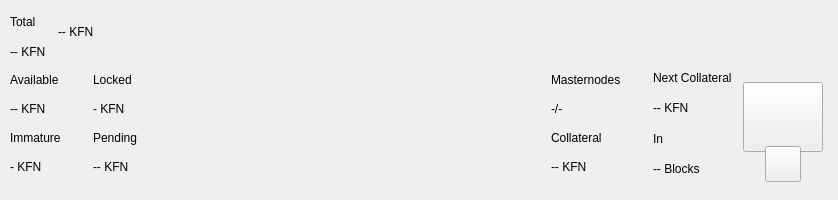
<?xml version="1.0" encoding="UTF-8"?>
<ui version="4.0">
 <class>TopBar</class>
 <widget class="QWidget" name="TopBar">
  <property name="geometry">
   <rect>
    <x>0</x>
    <y>0</y>
    <width>838</width>
    <height>200</height>
   </rect>
  </property>
  <property name="minimumSize">
   <size>
    <width>0</width>
    <height>200</height>
   </size>
  </property>
  <property name="maximumSize">
   <size>
    <width>16777215</width>
    <height>200</height>
   </size>
  </property>
  <property name="windowTitle">
   <string>Form</string>
  </property>
  <layout class="QVBoxLayout" name="verticalLayout_10" stretch="0">
   <property name="spacing">
    <number>0</number>
   </property>
   <property name="leftMargin">
    <number>0</number>
   </property>
   <property name="topMargin">
    <number>0</number>
   </property>
   <property name="rightMargin">
    <number>0</number>
   </property>
   <property name="bottomMargin">
    <number>0</number>
   </property>
   <item>
    <widget class="PFBorderImage" name="containerTop">
     <layout class="QVBoxLayout" name="verticalLayout_11">
      <property name="spacing">
       <number>0</number>
      </property>
      <property name="leftMargin">
       <number>0</number>
      </property>
      <property name="topMargin">
       <number>0</number>
      </property>
      <property name="rightMargin">
       <number>0</number>
      </property>
      <property name="bottomMargin">
       <number>0</number>
      </property>
      <item>
       <widget class="QWidget" name="top_container_2" native="true">
        <property name="minimumSize">
         <size>
          <width>0</width>
          <height>65</height>
         </size>
        </property>
        <layout class="QHBoxLayout" name="top_container">
         <property name="spacing">
          <number>0</number>
         </property>
         <property name="leftMargin">
          <number>10</number>
         </property>
         <property name="topMargin">
          <number>0</number>
         </property>
         <property name="rightMargin">
          <number>10</number>
         </property>
         <property name="bottomMargin">
          <number>0</number>
         </property>
         <item>
          <layout class="QHBoxLayout" name="horizontalLayout_4">
           <property name="spacing">
            <number>12</number>
           </property>
           <property name="rightMargin">
            <number>0</number>
           </property>
           <item>
            <widget class="QWidget" name="widgetAmount" native="true">
             <layout class="QVBoxLayout" name="verticalLayout_2">
              <property name="spacing">
               <number>2</number>
              </property>
              <property name="leftMargin">
               <number>0</number>
              </property>
              <property name="topMargin">
               <number>8</number>
              </property>
              <property name="rightMargin">
               <number>0</number>
              </property>
              <property name="bottomMargin">
               <number>0</number>
              </property>
              <item>
               <widget class="QLabel" name="labelTitle1">
                <property name="text">
                 <string>Total</string>
                </property>
               </widget>
              </item>
              <item>
               <widget class="QLabel" name="labelAmountPiv">
                <property name="text">
                 <string notr="true">-- KFN</string>
                </property>
               </widget>
              </item>
             </layout>
            </widget>
           </item>
           <item alignment="Qt::AlignVCenter">
            <widget class="QWidget" name="widgetTopAmount" native="true">
             <property name="sizePolicy">
              <sizepolicy hsizetype="Preferred" vsizetype="Maximum">
               <horstretch>0</horstretch>
               <verstretch>0</verstretch>
              </sizepolicy>
             </property>
             <layout class="QHBoxLayout" name="horizontalLayout_5">
              <property name="spacing">
               <number>0</number>
              </property>
              <property name="leftMargin">
               <number>0</number>
              </property>
              <property name="topMargin">
               <number>0</number>
              </property>
              <property name="rightMargin">
               <number>0</number>
              </property>
              <property name="bottomMargin">
               <number>0</number>
              </property>
              <item alignment="Qt::AlignTop">
               <widget class="QLabel" name="labelAmountTopPiv">
                <property name="minimumSize">
                 <size>
                  <width>0</width>
                  <height>36</height>
                 </size>
                </property>
                <property name="styleSheet">
                 <string notr="true">padding:0px;margin:0px;</string>
                </property>
                <property name="text">
                 <string notr="true">-- KFN</string>
                </property>
               </widget>
              </item>
             </layout>
            </widget>
           </item>
           <item>
            <spacer name="horizontalSpacer">
             <property name="orientation">
              <enum>Qt::Horizontal</enum>
             </property>
             <property name="sizeHint" stdset="0">
              <size>
               <width>40</width>
               <height>20</height>
              </size>
             </property>
            </spacer>
           </item>
           <item alignment="Qt::AlignRight">
            <widget class="QWidget" name="layoutSync" native="true">
             <property name="minimumSize">
              <size>
               <width>0</width>
               <height>36</height>
              </size>
             </property>
             <property name="maximumSize">
              <size>
               <width>16777215</width>
               <height>36</height>
              </size>
             </property>
             <layout class="QVBoxLayout" name="verticalLayout_9">
              <property name="leftMargin">
               <number>0</number>
              </property>
              <property name="topMargin">
               <number>0</number>
              </property>
              <property name="rightMargin">
               <number>0</number>
              </property>
              <property name="bottomMargin">
               <number>0</number>
              </property>
              <item>
               <widget class="ExpandableButton" name="pushButtonSync" native="true">
                <property name="minimumSize">
                 <size>
                  <width>36</width>
                  <height>36</height>
                 </size>
                </property>
                <property name="maximumSize">
                 <size>
                  <width>16777215</width>
                  <height>36</height>
                 </size>
                </property>
               </widget>
              </item>
             </layout>
            </widget>
           </item>
           <item>
            <widget class="ExpandableButton" name="pushButtonHDUpgrade" native="true">
             <property name="minimumSize">
              <size>
               <width>36</width>
               <height>36</height>
              </size>
             </property>
             <property name="maximumSize">
              <size>
               <width>16777215</width>
               <height>36</height>
              </size>
             </property>
            </widget>
           </item>
           <item>
            <widget class="ExpandableButton" name="pushButtonStack" native="true">
             <property name="minimumSize">
              <size>
               <width>36</width>
               <height>36</height>
              </size>
             </property>
             <property name="maximumSize">
              <size>
               <width>16777215</width>
               <height>36</height>
              </size>
             </property>
            </widget>
           </item>
           <item>
            <widget class="ExpandableButton" name="pushButtonConf" native="true">
             <property name="minimumSize">
              <size>
               <width>36</width>
               <height>36</height>
              </size>
             </property>
             <property name="maximumSize">
              <size>
               <width>16777215</width>
               <height>36</height>
              </size>
             </property>
            </widget>
           </item>
           <item>
            <widget class="ExpandableButton" name="pushButtonMasternodes" native="true">
             <property name="minimumSize">
              <size>
               <width>36</width>
               <height>36</height>
              </size>
             </property>
             <property name="maximumSize">
              <size>
               <width>16777215</width>
               <height>36</height>
              </size>
             </property>
            </widget>
           </item>
           <item>
            <widget class="ExpandableButton" name="pushButtonConsole" native="true">
             <property name="minimumSize">
              <size>
               <width>36</width>
               <height>36</height>
              </size>
             </property>
             <property name="maximumSize">
              <size>
               <width>16777215</width>
               <height>36</height>
              </size>
             </property>
            </widget>
           </item>
           <item>
            <widget class="ExpandableButton" name="pushButtonConnection" native="true">
             <property name="minimumSize">
              <size>
               <width>36</width>
               <height>36</height>
              </size>
             </property>
             <property name="maximumSize">
              <size>
               <width>16777215</width>
               <height>36</height>
              </size>
             </property>
            </widget>
           </item>
           <item>
            <widget class="ExpandableButton" name="pushButtonTor" native="true">
             <property name="minimumSize">
              <size>
               <width>36</width>
               <height>36</height>
              </size>
             </property>
             <property name="maximumSize">
              <size>
               <width>16777215</width>
               <height>36</height>
              </size>
             </property>
            </widget>
           </item>
           <item>
            <widget class="ExpandableButton" name="pushButtonLock" native="true">
             <property name="sizePolicy">
              <sizepolicy hsizetype="Expanding" vsizetype="Expanding">
               <horstretch>0</horstretch>
               <verstretch>0</verstretch>
              </sizepolicy>
             </property>
             <property name="minimumSize">
              <size>
               <width>36</width>
               <height>0</height>
              </size>
             </property>
             <property name="maximumSize">
              <size>
               <width>16777215</width>
               <height>36</height>
              </size>
             </property>
            </widget>
           </item>
           <item>
            <widget class="ExpandableButton" name="pushButtonTheme" native="true">
             <property name="minimumSize">
              <size>
               <width>36</width>
               <height>36</height>
              </size>
             </property>
             <property name="maximumSize">
              <size>
               <width>16777215</width>
               <height>36</height>
              </size>
             </property>
            </widget>
           </item>
          </layout>
         </item>
        </layout>
       </widget>
      </item>
      <item>
       <widget class="QWidget" name="bottom_container" native="true">
        <property name="minimumSize">
         <size>
          <width>0</width>
          <height>135</height>
         </size>
        </property>
        <layout class="QHBoxLayout" name="botton_container">
         <property name="leftMargin">
          <number>10</number>
         </property>
         <property name="topMargin">
          <number>0</number>
         </property>
         <property name="rightMargin">
          <number>10</number>
         </property>
         <property name="bottomMargin">
          <number>10</number>
         </property>
         <item>
          <layout class="QHBoxLayout" name="horizontalLayout_3">
           <property name="spacing">
            <number>0</number>
           </property>
           <property name="bottomMargin">
            <number>9</number>
           </property>
           <item>
            <layout class="QVBoxLayout" name="verticalLayout_7">
             <property name="spacing">
              <number>0</number>
             </property>
             <property name="leftMargin">
              <number>0</number>
             </property>
             <property name="rightMargin">
              <number>0</number>
             </property>
             <item>
              <layout class="QHBoxLayout" name="horizontalLayout_2">
               <property name="spacing">
                <number>0</number>
               </property>
               <item>
                <layout class="QVBoxLayout" name="verticalLayout_6">
                 <item>
                  <widget class="QLabel" name="labelTitle5">
                   <property name="text">
                    <string>Available</string>
                   </property>
                  </widget>
                 </item>
                 <item>
                  <widget class="QLabel" name="labelAvailablePiv">
                   <property name="text">
                    <string>-- KFN</string>
                   </property>
                  </widget>
                 </item>
                 <item>
                  <widget class="QLabel" name="labelTitle4">
                   <property name="text">
                    <string>Immature</string>
                   </property>
                  </widget>
                 </item>
                 <item>
                  <widget class="QLabel" name="labelImmaturePiv">
                   <property name="text">
                    <string notr="true">- KFN</string>
                   </property>
                  </widget>
                 </item>
                </layout>
               </item>
               <item>
                <layout class="QVBoxLayout" name="verticalLayout_8">
                 <property name="leftMargin">
                  <number>32</number>
                 </property>
                 <item>
                  <widget class="QLabel" name="labelTitle6">
                   <property name="text">
                    <string>Locked</string>
                   </property>
                  </widget>
                 </item>
                 <item>
                  <widget class="QLabel" name="labelLockedPiv">
                   <property name="text">
                    <string>- KFN</string>
                   </property>
                  </widget>
                 </item>
                 <item>
                  <widget class="QLabel" name="labelTitle3">
                   <property name="text">
                    <string>Pending</string>
                   </property>
                  </widget>
                 </item>
                 <item>
                  <widget class="QLabel" name="labelPendingPiv">
                   <property name="text">
                    <string notr="true">-- KFN</string>
                   </property>
                  </widget>
                 </item>
                </layout>
               </item>
              </layout>
             </item>
            </layout>
           </item>
          </layout>
         </item>
         <item>
          <spacer name="horizontalSpacer_2">
           <property name="orientation">
            <enum>Qt::Horizontal</enum>
           </property>
           <property name="sizeHint" stdset="0">
            <size>
             <width>40</width>
             <height>20</height>
            </size>
           </property>
          </spacer>
         </item>
         <item>
          <layout class="QHBoxLayout" name="horizontalLayout_6">
           <property name="spacing">
            <number>0</number>
           </property>
           <property name="rightMargin">
            <number>0</number>
           </property>
           <property name="bottomMargin">
            <number>9</number>
           </property>
           <item>
            <layout class="QVBoxLayout" name="verticalLayout_5">
             <item>
              <widget class="QLabel" name="labelMasternodesTitle">
               <property name="text">
                <string>Masternodes</string>
               </property>
              </widget>
             </item>
             <item>
              <widget class="QLabel" name="labelMasternodeCount">
               <property name="text">
                <string>-/-</string>
               </property>
              </widget>
             </item>
             <item>
              <widget class="QLabel" name="labelTitle8">
               <property name="text">
                <string>Collateral</string>
               </property>
              </widget>
             </item>
             <item>
              <widget class="QLabel" name="labelCollateralPiv">
               <property name="text">
                <string notr="true">-- KFN</string>
               </property>
              </widget>
             </item>
            </layout>
           </item>
           <item>
            <widget class="QWidget" name="widgetNextCollateral" native="true">
             <layout class="QVBoxLayout" name="verticalLayout_12">
              <property name="leftMargin">
               <number>32</number>
              </property>
              <property name="topMargin">
               <number>0</number>
              </property>
              <property name="rightMargin">
               <number>0</number>
              </property>
              <property name="bottomMargin">
               <number>0</number>
              </property>
              <item>
               <widget class="QLabel" name="labelNextMasternodesTitle">
                <property name="text">
                 <string>Next Collateral</string>
                </property>
               </widget>
              </item>
              <item>
               <widget class="QLabel" name="labelNextCollateralValue">
                <property name="text">
                 <string>-- KFN</string>
                </property>
               </widget>
              </item>
              <item>
               <widget class="QLabel" name="labelTitle9">
                <property name="text">
                 <string>In</string>
                </property>
               </widget>
              </item>
              <item>
               <widget class="QLabel" name="labelNextCollateralBlocks">
                <property name="text">
                 <string notr="true">-- Blocks</string>
                </property>
               </widget>
              </item>
             </layout>
            </widget>
           </item>
          </layout>
         </item>
         <item>
          <widget class="QWidget" name="qrContainer" native="true">
           <property name="sizePolicy">
            <sizepolicy hsizetype="Preferred" vsizetype="Minimum">
             <horstretch>0</horstretch>
             <verstretch>0</verstretch>
            </sizepolicy>
           </property>
           <property name="minimumSize">
            <size>
             <width>90</width>
             <height>110</height>
            </size>
           </property>
           <property name="maximumSize">
            <size>
             <width>90</width>
             <height>110</height>
            </size>
           </property>
           <layout class="QVBoxLayout" name="containerQR">
            <property name="spacing">
             <number>0</number>
            </property>
            <property name="leftMargin">
             <number>5</number>
            </property>
            <property name="topMargin">
             <number>10</number>
            </property>
            <property name="rightMargin">
             <number>5</number>
            </property>
            <property name="bottomMargin">
             <number>0</number>
            </property>
            <item>
             <widget class="QPushButton" name="btnQr">
              <property name="minimumSize">
               <size>
                <width>70</width>
                <height>70</height>
               </size>
              </property>
              <property name="maximumSize">
               <size>
                <width>16777215</width>
                <height>70</height>
               </size>
              </property>
              <property name="focusPolicy">
               <enum>Qt::NoFocus</enum>
              </property>
              <property name="text">
               <string/>
              </property>
              <property name="iconSize">
               <size>
                <width>70</width>
                <height>70</height>
               </size>
              </property>
             </widget>
            </item>
            <item>
             <spacer name="verticalSpacer">
              <property name="orientation">
               <enum>Qt::Vertical</enum>
              </property>
              <property name="sizeType">
               <enum>QSizePolicy::Fixed</enum>
              </property>
              <property name="sizeHint" stdset="0">
               <size>
                <width>20</width>
                <height>20</height>
               </size>
              </property>
             </spacer>
            </item>
            <item alignment="Qt::AlignHCenter|Qt::AlignBottom">
             <widget class="QPushButton" name="pushButtonQR">
              <property name="minimumSize">
               <size>
                <width>36</width>
                <height>36</height>
               </size>
              </property>
              <property name="maximumSize">
               <size>
                <width>36</width>
                <height>36</height>
               </size>
              </property>
              <property name="focusPolicy">
               <enum>Qt::NoFocus</enum>
              </property>
              <property name="text">
               <string/>
              </property>
             </widget>
            </item>
           </layout>
          </widget>
         </item>
        </layout>
       </widget>
      </item>
     </layout>
    </widget>
   </item>
  </layout>
 </widget>
 <customwidgets>
  <customwidget>
   <class>PFBorderImage</class>
   <extends>QFrame</extends>
   <header>qt/pivx/pfborderimage.h</header>
   <container>1</container>
  </customwidget>
  <customwidget>
   <class>ExpandableButton</class>
   <extends>QWidget</extends>
   <header>qt/pivx/expandablebutton.h</header>
   <container>1</container>
  </customwidget>
 </customwidgets>
 <resources/>
 <connections/>
</ui>
